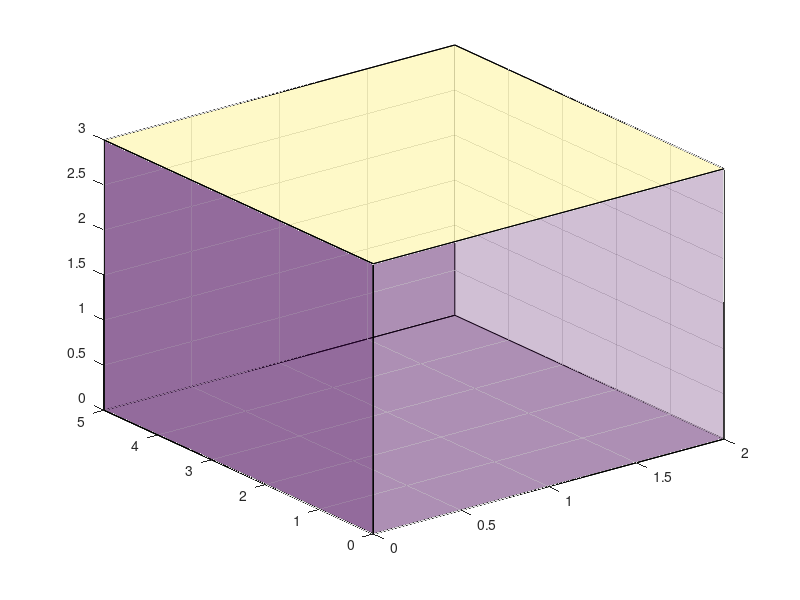

Source code (MATLAB):

%Graicas en 3 dimensiones
%En 3D se puede Graficar puntos
%En 3D se puede Graficar lineas
%En 3D se puede Graficar superficies
%En 3D se puede Graficar solidos

grid on
plot3(0,0,0,'om')
plot3(2,5,3,'or')
plot3([0 2],[0 0],[0 0],'--r');
plot3([2 2],[0 5],[0 0],'--g');
plot3([2 2],[5 5],[0 3],'--b');
text(0,0,0,'A(0,0,0)','Fontsize',10,'color',[1 0 0],'VerticalAlignment','bottom');
text(0,5,0,'B(0,5,0)','Fontsize',10,'color',[1 0 0],'VerticalAlignment','bottom');
text(2,0,0,'C(2,0,0)','Fontsize',10,'color',[1 0 0],'VerticalAlignment','bottom');
text(2,5,0,'D(2,5,0)','Fontsize',10,'color',[1 0 0],'VerticalAlignment','bottom');
%x=[Ax Bx;Cx Dx] y=[Ay By;Cy Dy] z=[Az Bz;Cz Dz]
%x=[Ax Cx;Bx Dx] y=[Ay Cy;By Dy] z=[Az Cz;Dz Dz]
x=[0 0;2 2];
y=[0 5;0 5];
z=[0 0;0 0];
surf(x,y,z,'FaceAlpha',0.25)
hold on
surf(x,y,z+3,'FaceAlpha',0.25)
x=[0 0;2 2];
y=[5 5;5 5];
z=[0 3;0 3];
surf(x,y,z,'FaceAlpha',0.25)
x=[0 0;0 0];
y=[0 0;5 5];
z=[0 3;0 3];
surf(x,y,z,'FaceAlpha',0.25)
x=[2 2;0 0];
y=[0 0;0 0];
z=[0 3;0 3];
surf(x,y,z,'FaceAlpha',0.25)
x=[2 2;2 2];
y=[5 5;0 0];
z=[0 3;0 3];
surf(x,y,z,'FaceAlpha',0.25)
x=[0 0;0 0];
y=[0 0;5 5];
z=[0 3;0 3];
surf(x,y,z,'FaceAlpha',0.25)



